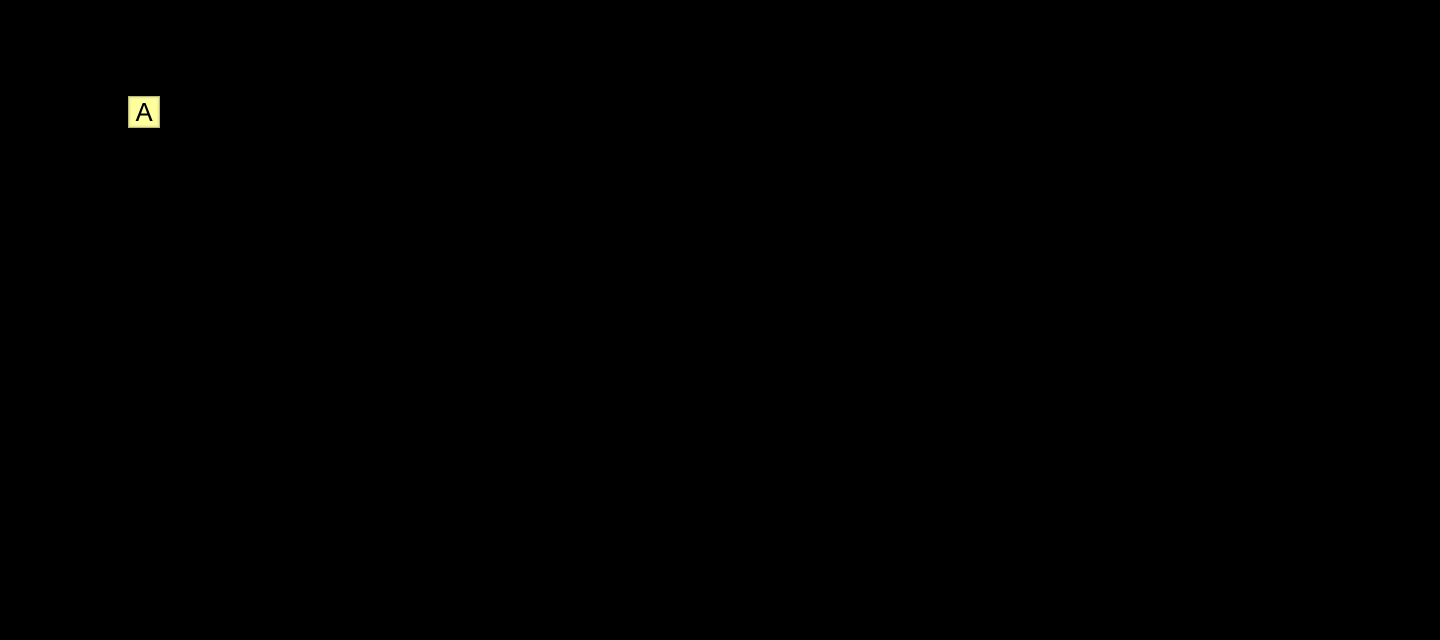

This game map was drawn from its Tiled (.tmx) file and the tilesets committed beside it. A one-line description and the trimmed map source follow:
An orthogonal 45x20 tile map with 32x32 px tiles, 1 tile layer (块层 1) and 1 object.

<map version="1.0" orientation="orthogonal" width="45" height="20" tilewidth="32" tileheight="32">
 <tileset firstgid="1" name="blocks" tilewidth="32" tileheight="32">
  <image source="blocks.png" width="64" height="64" />
 </tileset>
 <layer name="块层 1" width="45" height="20">
  <data>[900 cells, 1 non-empty, 1 distinct tile ids]</data>
 </layer>
 <objectgroup name="line" width="45" height="20">
  <object x="0" y="128">
   <polyline points="0,0 0,288 32,288 64,288 96,288 128,288 160,288 192,288 224,288 252,262 289,263 320,288 352,320 384,352 416,384 461,406 512,416 544,416 576,416 614,407 640,384 672,352 704,320 736,288 768,256 800,224 832,192 863,166 896,160 928,160 965,151 992,128 1030,97 1062,69 1095,48 1120,32 1154,15 1184,0 1220,-22 1252,-44 1280,-64 1315,-88 1349,-93 1376,-64 1408,-32 1440,32 1440,448" />
  </object>
 </objectgroup>
</map>
